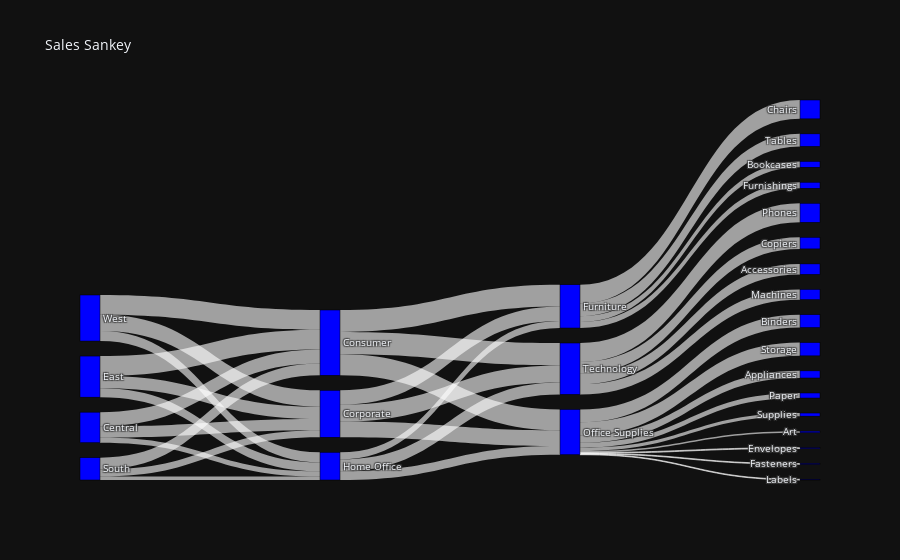

The notebook cell saved with this chart:
### Code cell
# Aggregate sales by Region, Segment, Category, and Sub-Category
grouped_df = df_to_chart.groupby(['Region', 'Segment', 'Category', 'Sub-Category'], as_index=False)['Sales'].sum()

# Create lists of unique nodes for each level
regions = grouped_df['Region'].unique().tolist()
segments = grouped_df['Segment'].unique().tolist()
categories = grouped_df['Category'].unique().tolist()
sub_categories = grouped_df['Sub-Category'].unique().tolist()

# Combine all node labels
labels = regions + segments + categories + sub_categories

# Create unique source-target pairs and values
links = []

# Region -> Segment
region_segment = grouped_df.groupby(['Region', 'Segment'], as_index=False)['Sales'].sum()
links.extend(
    zip(
        [regions.index(r) for r in region_segment['Region']],
        [len(regions) + segments.index(s) for s in region_segment['Segment']],
        region_segment['Sales']
    )
)

# Segment -> Category
segment_category = grouped_df.groupby(['Segment', 'Category'], as_index=False)['Sales'].sum()
links.extend(
    zip(
        [len(regions) + segments.index(s) for s in segment_category['Segment']],
        [len(regions) + len(segments) + categories.index(c) for c in segment_category['Category']],
        segment_category['Sales']
    )
)

# Category -> Sub-Category
category_subcategory = grouped_df.groupby(['Category', 'Sub-Category'], as_index=False)['Sales'].sum()
links.extend(
    zip(
        [len(regions) + len(segments) + categories.index(c) for c in category_subcategory['Category']],
        [len(regions) + len(segments) + len(categories) + sub_categories.index(sc) for sc in category_subcategory['Sub-Category']],
        category_subcategory['Sales']
    )
)

# Separate source, target, and values
source_indices, target_indices, values = zip(*links)

# Create the Sankey diagram
import plotly.graph_objects as go

fig = go.Figure(go.Sankey(
    node=dict(
        pad=15,
        thickness=20,
        line=dict(color="black", width=0.5),
        label=labels,
        color="blue"
    ),
    link=dict(
        source=list(source_indices),
        target=list(target_indices),
        value=list(values)
    )
))

fig.update_layout(title_text="Sales Sankey", font_size=10)
fig.show()

### Figure 1 — Plotly figure (JSON) as saved in the notebook; plotly's stock layout.template omitted (floating-point values rounded to 4 significant figures)
{"data": [{"link": {"source": [0, 0, 0, 1, 1, 1, 2, 2, 2, 3, 3, 3, 4, 4, 4, 5, 5, 5, 6, 6, 6, 7, 7, 7, 7, 8, 8, 8, 8, 8, 8, 8, 8, 8, 9, 9, 9, 9], "target": [4, 5, 6, 4, 5, 6, 4, 5, 6, 4, 5, 6, 7, 8, 9, 7, 8, 9, 7, 8, 9, 10, 11, 12, 13, 14, 15, 16, 17, 18, 19, 20, 21, 22, 23, 26, 24, 25], "value": [137000.0, 109000.0, 50460.0, 192800.0, 119300.0, 87240.0, 114100.0, 69090.0, 33360.0, 190800.0, 158500.0, 97910.0, 212400.0, 203800.0, 218400.0, 138900.0, 152300.0, 164700.0, 68920.0, 84120.0, 115900.0, 56780.0, 183100.0, 58570.0, 121800.0, 69280.0, 15140.0, 125200.0, 8124.0, 7164.0, 6897.0, 48900.0, 129100.0, 30350.0, 101800.0, 112500.0, 99790.0, 184800.0]}, "node": {"color": "blue", "label": ["Central", "East", "South", "West", "Consumer", "Corporate", "Home Office", "Furniture", "Office Supplies", "Technology", "Bookcases", "Chairs", "Furnishings", "Tables", "Appliances", "Art", "Binders", "Envelopes", "Fasteners", "Labels", "Paper", "Storage", "Supplies", "Accessories", "Machines", "Phones", "Copiers"], "line": {"color": "black", "width": 0.5}, "pad": 15, "thickness": 20}, "type": "sankey"}], "layout": {"title": {"text": "Sales Sankey"}, "font": {"size": 10}}}
